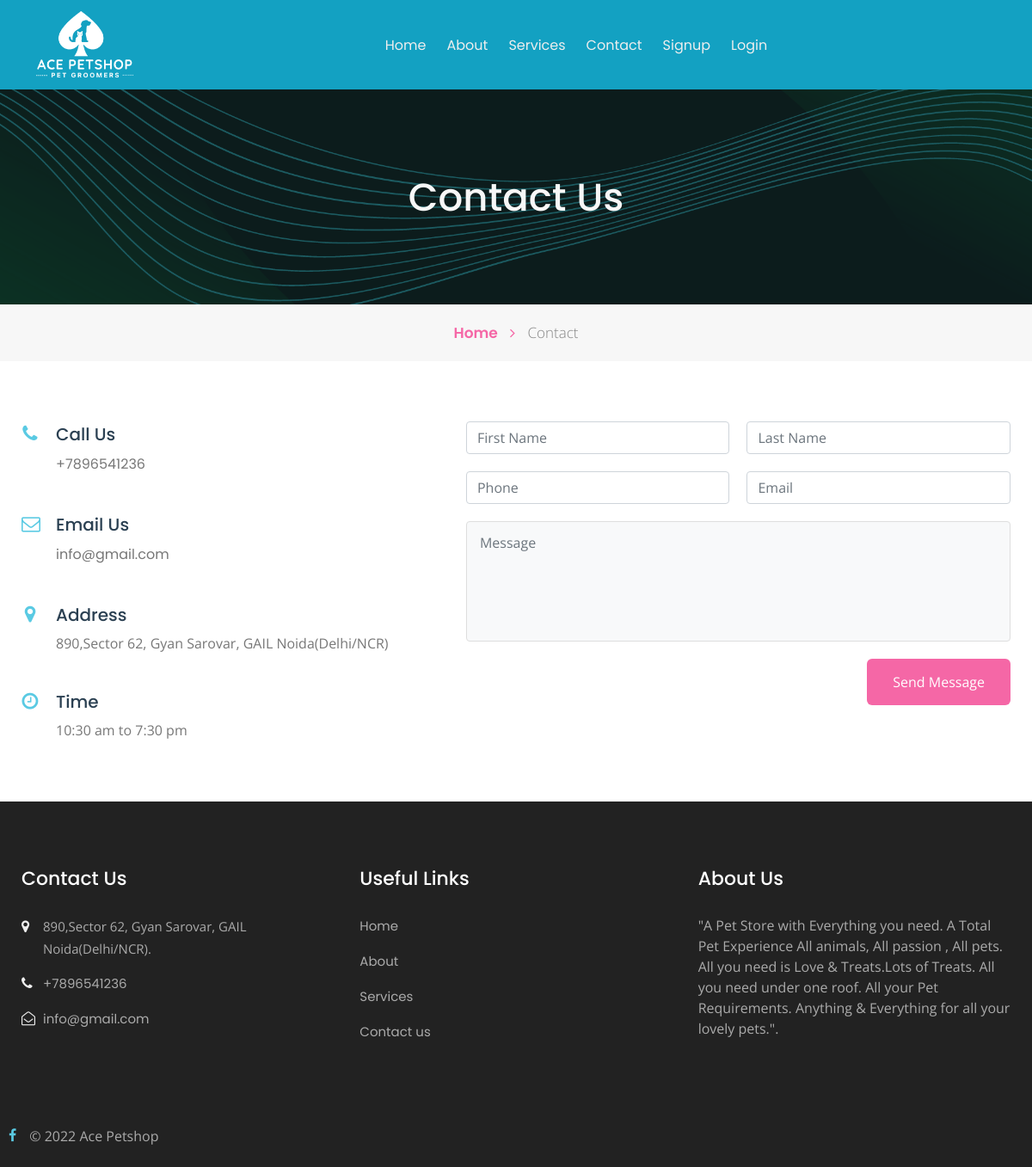
The page /contact.php on the database its author committed.
### tables this page shows
CREATE TABLE `tblpage` (
  `ID` int(10) NOT NULL,
  `PageType` varchar(200) DEFAULT NULL,
  `PageTitle` mediumtext DEFAULT NULL,
  `PageDescription` mediumtext DEFAULT NULL,
  `Email` varchar(200) DEFAULT NULL,
  `MobileNumber` bigint(10) DEFAULT NULL,
  `UpdationDate` date DEFAULT NULL,
  `Timing` varchar(200) NOT NULL
);

### contact.php (the view, shortened to what this page needs)
<?php
include('includes/dbconnection.php');
?>
<!doctype html>
<html lang="en">
  <head>
    <link rel="stylesheet" href="assets/css/style-starter.css">
  </head>
  <body id="home">
<?php include_once('includes/header.php');?>
<section class="w3l-inner-banner-main">
    <div class="about-inner contact ">
        <div class="container">
            <div class="main-titles-head text-center">
            <h3 class="header-name ">
 Contact Us
            </h3>
        </div>
</div>
</div>
<div class="breadcrumbs-sub">
<div class="container">
<ul class="breadcrumbs-custom-path">
    <li class="right-side propClone"><a href="index.php" class="">Home <span class="fa fa-angle-right" aria-hidden="true"></span></a> <p></li>
    <li class="active ">
        Contact</li>
</ul>
</div>
</div>
</section>
<section class="w3l-contact-info-main" id="contact">
    <div class="contact-sec	">
        <div class="container">
            <div class="d-grid contact-view">
                <div class="cont-details">
                    <?php
$ret=mysqli_query($con,"select * from tblpage where PageType='contactus' ");
while ($row=mysqli_fetch_array($ret)) {
?>
                    <div class="cont-top">
                        <div class="cont-left text-center">
                            <span class="fa fa-phone text-primary"></span>
                        </div>
                        <div class="cont-right">
                            <h6>Call Us</h6>
                            <p class="para"><a href="">+<?php  echo $row['MobileNumber'];?></a></p>
                        </div>
                    </div>
                    <div class="cont-top margin-up">
                        <div class="cont-left text-center">
                            <span class="fa fa-envelope-o text-primary"></span>
                        </div>
                        <div class="cont-right">
                            <h6>Email Us</h6>
                            <p class="para"><a href="mailto:example@mail.com" class="mail"><?php  echo $row['Email'];?></a></p>
                        </div>
                    </div>
                    <div class="cont-top margin-up">
                        <div class="cont-left text-center">
                            <span class="fa fa-map-marker text-primary"></span>
                        </div>
                        <div class="cont-right">
                            <h6>Address</h6>
                            <p class="para"> <?php  echo $row['PageDescription'];?></p>
                        </div>
                    </div>
                    <div class="cont-top margin-up">
                        <div class="cont-left text-center">
                            <span class="fa fa-clock-o text-primary"></span>
                        </div>
                        <div class="cont-right">
                            <h6>Time</h6>
                            <p class="para"> <?php  echo $row['Timing'];?></p>
                        </div>
                    </div>
               <?php } ?> </div>
                <div class="map-content-9 mt-lg-0 mt-4">
                    <form method="post">
                        <div class="twice-two">
                            <input type="text" class="form-control" name="fname" id="fname" placeholder="First Name" required="">
                            <input type="text" class="form-control" name="lname" id="lname" placeholder="Last Name" required="">
                        </div>
                        <div class="twice-two">
                           <input type="text" class="form-control" placeholder="Phone" required="" name="phone" pattern="[0-9]{11}" maxlength="11" title="mobile number must 09510722565">
                            <input type="email" class="form-control" class="form-control" placeholder="Email" required="" name="email">
                        </div>
                        <textarea class="form-control" id="message" name="message" placeholder="Message" required=""></textarea>
                        <button type="submit" class="btn btn-contact" name="submit">Send Message</button>
                    </form>
                </div>
    </div>
    </div></div>
</section>
<?php include_once('includes/footer.php');?>
</body>
</html>

### includes/footer.php (shortened to what this page needs)
<section class="w3l-footer-29-main">
    <div class="footer-29 py-5">
      <div class="container py-lg-4">
        <div class="row footer-top-29">
          <div class="col-lg-4 col-md-6 col-sm-8 footer-list-29 footer-1">
            <h6 class="footer-title-29">Contact Us</h6>
            <ul>
              <?php
$ret=mysqli_query($con,"select * from tblpage where PageType='contactus' ");
while ($row=mysqli_fetch_array($ret)) {
?>
              <li>
                <span class="fa fa-map-marker"></span> <p><?php  echo $row['PageDescription'];?>.</p>
              </li>
              <li><span class="fa fa-phone"></span><a href="tel:+7-800-999-800"> +<?php  echo $row['MobileNumber'];?></a></li>
              <li><span class="fa fa-envelope-open-o"></span><a href="mailto:ace-petshop@gmail.com" class="mail">
                  <?php  echo $row['Email'];?></a></li><?php } ?>
            </ul>
          </div>
          <div class="col-lg-4 col-md-6 col-sm-4 footer-list-29 footer-2 ">
            <ul>
              <h6 class="footer-title-29">Useful Links</h6>
              <li><a href="index.php">Home</a></li>
              <li><a href="about.php">About</a></li>
              <li><a href="services.php"> Services</a></li>
              <li><a href="contact.php">Contact us</a></li>
            </ul>
          </div>
          <div class="col-lg-4 col-md-6 col-sm-7 footer-list-29 footer-4">
            <?php
$ret=mysqli_query($con,"select * from tblpage where PageType='aboutus' ");
while ($row=mysqli_fetch_array($ret)) {
?>
            <h6 class="footer-title-29"><?php  echo $row['PageTitle'];?> </h6>
            <p><?php  echo $row['PageDescription'];?></p><?php } ?>
          </div>
        </div>
      </div>
    </div>
  </section>
  <section class="w3l-footer-29-main w3l-copyright">
    <div class="container">
      <div class="row bottom-copies">
         <a href="https://www.facebook.com/AcePetshopMarilao" class="facebook"><span class="fa fa-facebook"></span></a>
        <p class="col-lg-8 copy-footer-29">© 2022  Ace Petshop </p>
      </div>
    </div>
  </section>

### rows shown on the page
tblpage: MobileNumber "7896541236", Email "info@gmail.com", PageDescription "890,Sector 62, Gyan Sarovar, GAIL Noida(Delhi/NCR)", Timing "10:30 am to 7:30 pm"
tblpage: PageTitle "About Us", PageDescription "\"A Pet Store with Everything you need. A Total Pet Experience All animals, All passion , All pets. All you need is Love & Treats.Lots of Treats. All you need under one roof. All your Pet Requirements. Anything & Everything for all your lovely pets.\"."
